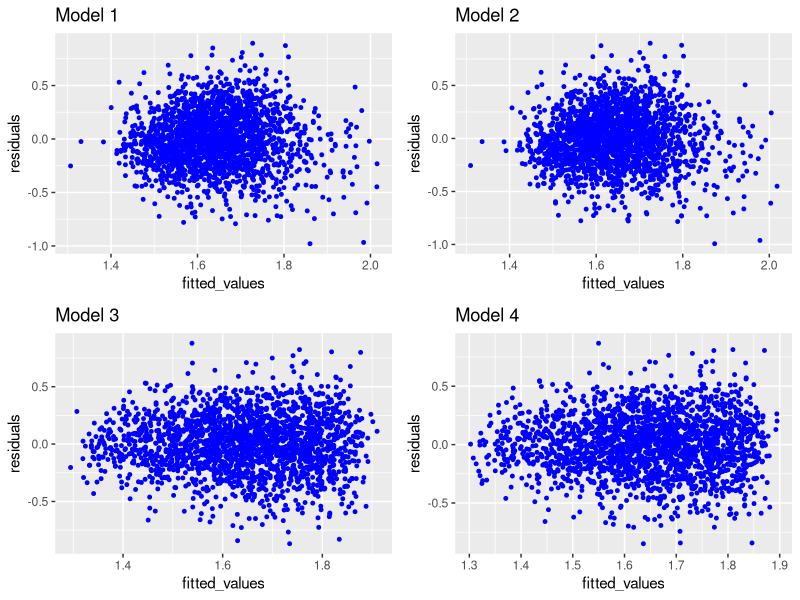
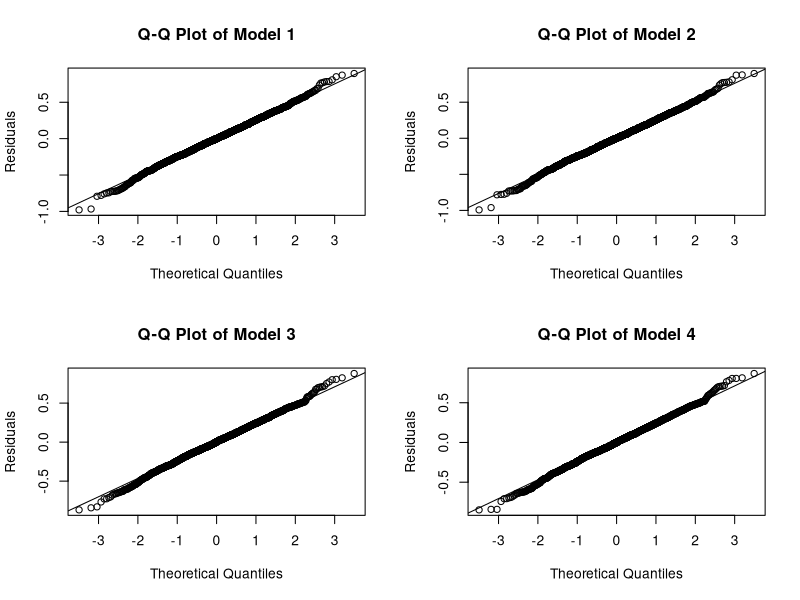
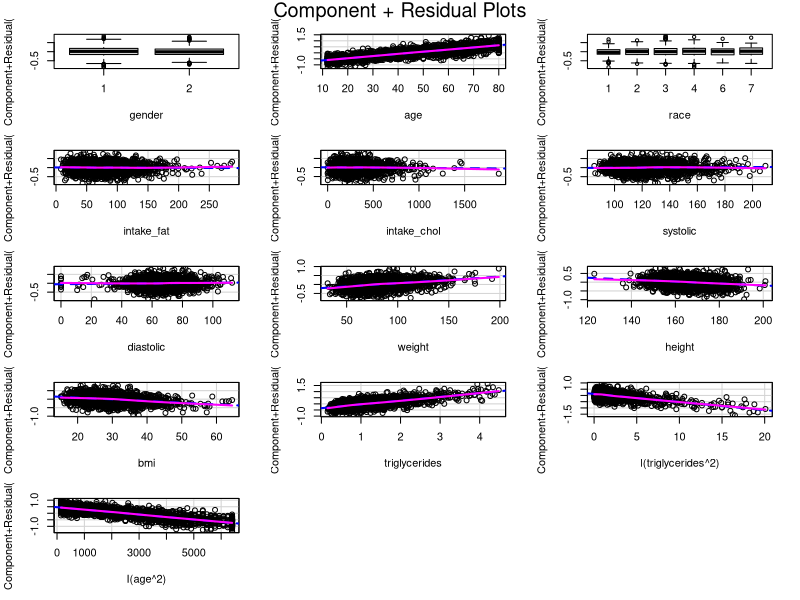
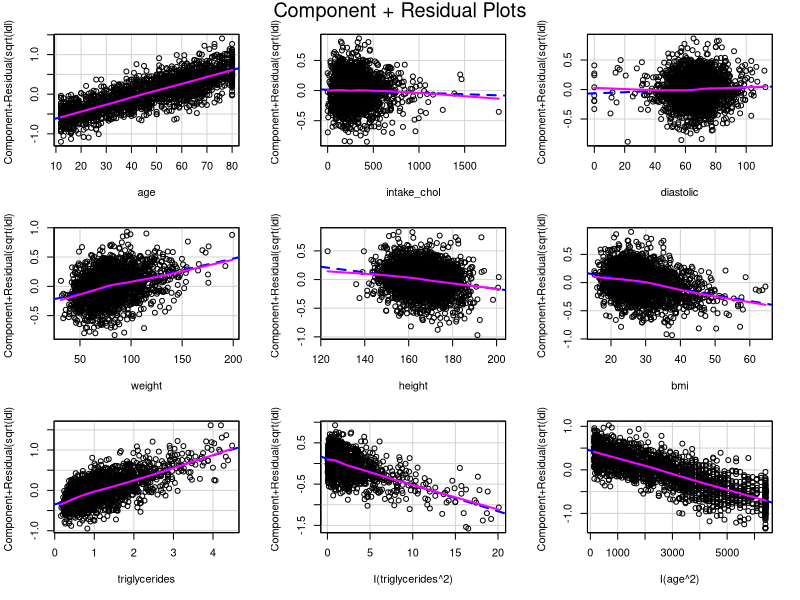
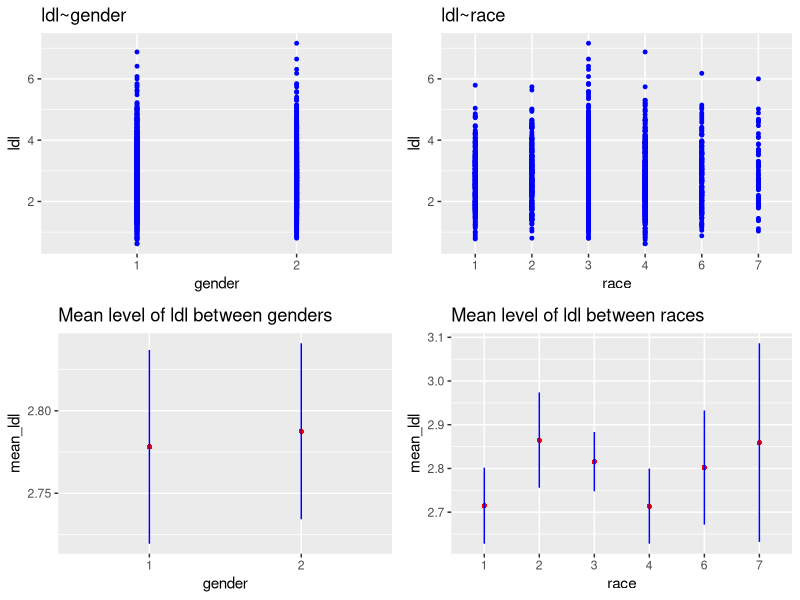

Recreate these plots in R, in order.
## Additional Analysis
## Some extra graphs

## load the packages
library(lme4)
library(data.table)
library(foreign)
library(MASS)
library(car)
library(ggplot2)
library(gridExtra)

## set the working directory
setwd("/Users/lihuayu/Documents/UMich-New Start/506/Project")

## Read the cleaned data; after reading, we remove the seqn variable, 
## and set gender and race as factor variables
Data=fread('Final.csv')
DT=Data[,.(gender=as.factor(gender),age,race=as.factor(race),intake_fat,intake_chol,
           systolic,diastolic,ldl,triglycerides,weight,height,bmi)]


## Some regression models in the former file
L2=lm(sqrt(ldl)~.,data=DT)
L3=step(L2,direction='backward')
L4=lm(sqrt(ldl)~gender+age+race+intake_fat+intake_chol+systolic+diastolic+
        weight+height+bmi+triglycerides+I(triglycerides^2)+I(age^2),data=DT)
L5=step(L4,direction='backward')

## Graph 1: Some Diagnosis upon these models
### F1: Checking error assumptions--residual plots
R1=data.table(fitted_values=L2$fitted.values,residuals=L2$residuals)
R2=data.table(fitted_values=L3$fitted.values,residuals=L3$residuals)
R3=data.table(fitted_values=L4$fitted.values,residuals=L4$residuals)
R4=data.table(fitted_values=L5$fitted.values,residuals=L5$residuals)
rs1=ggplot(R1,aes(x=fitted_values,y=residuals))+geom_point(size=1,colour='blue')+
  labs(title='Model 1')
rs2=ggplot(R2,aes(x=fitted_values,y=residuals))+geom_point(size=1,colour='blue')+
  labs(title='Model 2')
rs3=ggplot(R3,aes(x=fitted_values,y=residuals))+geom_point(size=1,colour='blue')+
  labs(title='Model 3')
rs4=ggplot(R4,aes(x=fitted_values,y=residuals))+geom_point(size=1,colour='blue')+
  labs(title='Model 4') 
grid.arrange(rs1,rs2,rs3,rs4,nrow=2)
  
## Graph 2: QQ-plots of the models
par(mfrow=c(2,2))
qqnorm(R1$residuals, ylab="Residuals",main='Q-Q Plot of Model 1')
qqline(R1$residuals)
qqnorm(R2$residuals, ylab="Residuals",main='Q-Q Plot of Model 2')
qqline(R2$residuals)
qqnorm(R3$residuals, ylab="Residuals",main='Q-Q Plot of Model 3')
qqline(R3$residuals)
qqnorm(R4$residuals, ylab="Residuals",main='Q-Q Plot of Model 4')
qqline(R4$residuals)

## Graph 3: Partial Residual Plots upon Model 3 and 4
crPlots(L4,layout=c(5,3))
crPlots(L5)

## Graph 4: Relationships between ldl and gender/race.  We have the mean level of
## ldl between different gender and race (For CI, we will use the JackKnife 
## standard error.)
Mean_JK = function(x){
  lx=length(x)
  MX=matrix(rep(x,rep(lx-1,lx)),ncol=lx,byrow=TRUE)
  theta=colMeans(MX)
  mean_theta=mean(theta)
  std_theta={(lx-1)/lx*sum((theta-mean_theta)^2)}^(1/2)
  std_theta
}

Gend=DT[,.(gender,ldl)]
Race=DT[,.(race,ldl)]
MG=Gend[,.(mean_ldl=mean(ldl),l_ldl=mean(ldl)+qnorm(0.025)*Mean_JK(ldl),
           r_ldl=mean(ldl)+qnorm(0.975)*Mean_JK(ldl)),by=gender]
MR=Race[,.(mean_ldl=mean(ldl),l_ldl=mean(ldl)+qnorm(0.025)*Mean_JK(ldl),
           r_ldl=mean(ldl)+qnorm(0.975)*Mean_JK(ldl)),by=race]

gend=ggplot(Gend,aes(x=gender,y=ldl))+geom_point(size=1,colour='blue')+
  labs(title='ldl~gender')
race=ggplot(Race,aes(x=race,y=ldl))+geom_point(size=1,colour='blue')+
  labs(title='ldl~race') 
mean_gend=ggplot(MG,aes(x=gender,y=mean_ldl))+geom_point(shape=16,col='red')+
  geom_segment(data=MG,mapping=aes(x=gender,xend=gender,y=l_ldl,yend=r_ldl),
               col='blue')+
  labs(title = 'Mean level of ldl between genders')
mean_race=ggplot(MR,aes(x=race,y=mean_ldl))+geom_point(shape=16,col='red')+
  geom_segment(data=MR,mapping=aes(x=race,xend=race,y=l_ldl,yend=r_ldl),
               col='blue')+
  labs(title = 'Mean level of ldl between races')

grid.arrange(gend,race,mean_gend,mean_race,nrow=2)  











